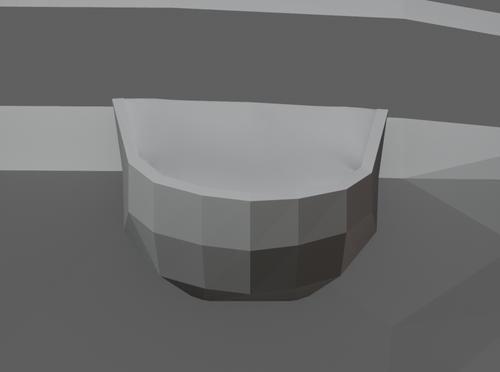
#> input picture artifacts/slot_C/f50/instrument_cluster_v44/F50_InstrumentCluster_v44_BEFORE.png, 500 x 372 px, shrunk from 860 x 640 before the run
$ python f50_instrument_compare_v44.py
#> lines starting #> are read from the running program, lines starting #| are printed output that depends on the picture
#!/usr/bin/env python3
"""Compose two matched native Blender render captures; never publish private F50 photos."""
from PIL import Image,ImageDraw
from pathlib import Path
import json,hashlib
root=Path(__file__).resolve().parents[3]/"artifacts/slot_C/f50/instrument_cluster_v44"
before=root/"F50_InstrumentCluster_v44_BEFORE.png"
after=root/"F50_InstrumentCluster_v44_AFTER.png"
dst=root/"F50_InstrumentCluster_v44_BEFORE_AFTER.png"
with Image.open(before) as a,Image.open(after) as b:
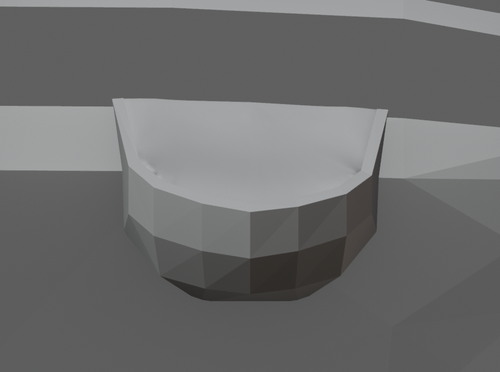
#> input picture artifacts/slot_C/f50/instrument_cluster_v44/F50_InstrumentCluster_v44_AFTER.png, 500 x 372 px, shrunk from 860 x 640 before the run
#> a is the input picture: PIL image 500x372 RGBA; mean R, G, B, A 108.1, 108.6, 108.4, 254
#> b is the input picture: PIL image 500x372 RGBA; mean R, G, B, A 108.4, 108.9, 108.8, 254
    assert a.size==b.size
    out=Image.new("RGB",(a.width*2,a.height+42),(35,35,35))
#> out: PIL image 1000x414 RGB; every value is 35
    out.paste(a.convert("RGB"),(0,42));out.paste(b.convert("RGB"),(a.width,42))
#> after `out.paste(a.convert('RGB'), (0, 42))`:
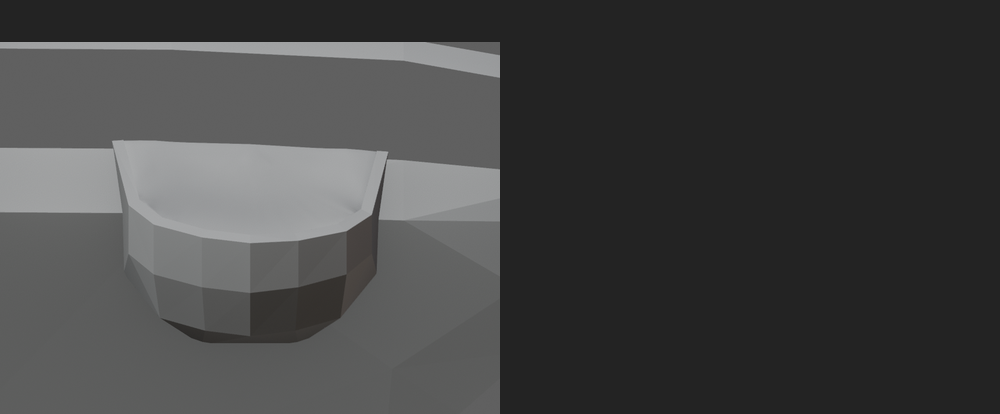
#> out: PIL image 1000x414 RGB; mean R, G, B 67.9, 68.1, 68
#> after `out.paste(b.convert('RGB'), (a.width, 42))`:
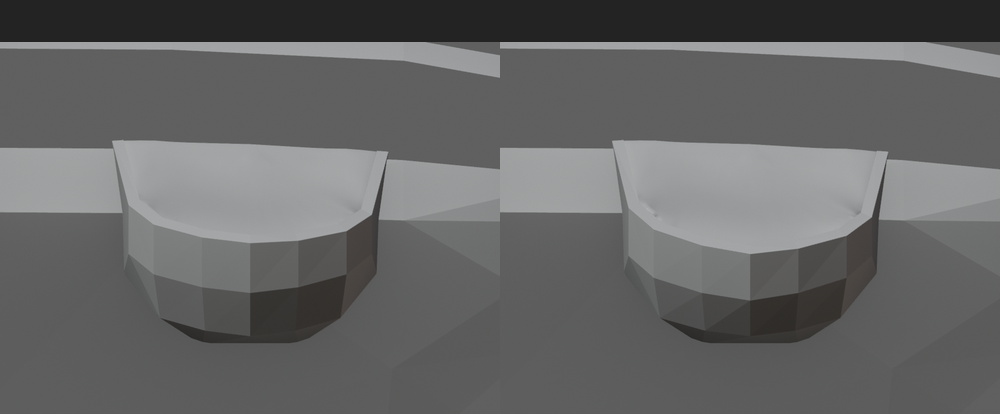
#> out: PIL image 1000x414 RGB; mean R, G, B 100.9, 101.3, 101.1
    draw=ImageDraw.Draw(out)
    draw.text((20,13),"F50 native instrument hood: BEFORE",fill=(250,250,250))
    draw.text((a.width+20,13),"AFTER - 40 original vertices changed",fill=(250,250,250))
    out.save(dst,optimize=True)
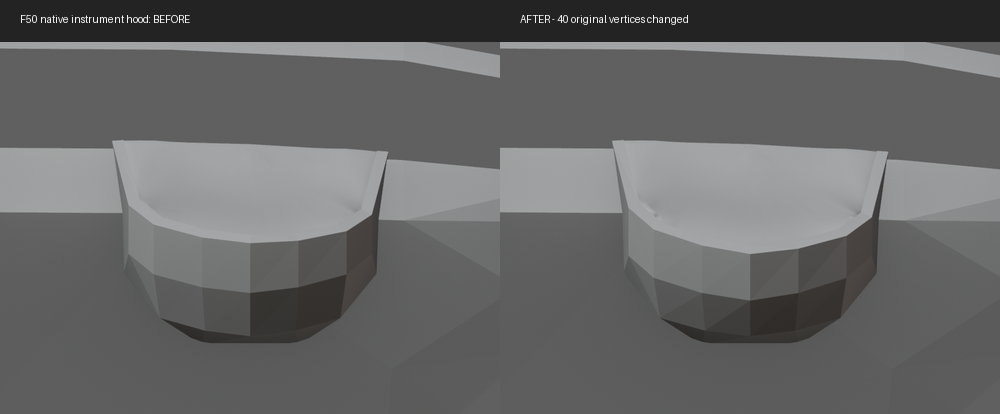
#> saved as F50_InstrumentCluster_v44_BEFORE_AFTER.png: PIL image 1000x414 RGB; mean R, G, B 101.2, 101.7, 101.5
sha=lambda p:hashlib.sha256(p.read_bytes()).hexdigest()
manifest=root/"manifest.json"
m=json.loads(manifest.read_text())
#> (reads artifacts/slot_A/daytona365/R46_visible_seat/manifest.json from the repository)
#> (the run stopped early here; a loop or call above may not have finished)
